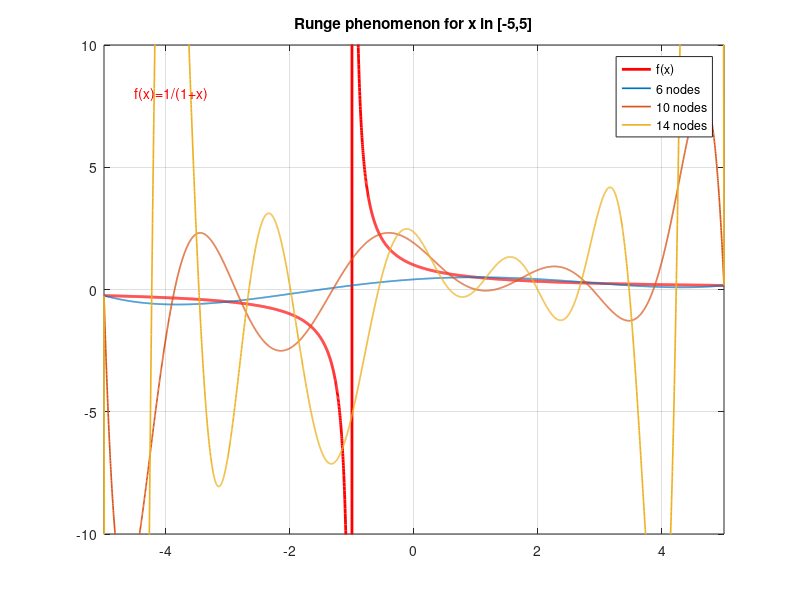

MATLAB code for this plot:
function runge
    clf; 
    hold on; 
    grid on; 
    box on;
    axis([-5 5 -10 10]);
    title('Runge phenomenon for x in [-5,5]'); 

    f = @(x) 1./(1+x);

    % --- 函數曲線（避開 x=-1） ---
    x = linspace(-5,5,4000);
    x = x(abs(x+1) > 1e-6);   % 去掉接近 -1 的點
    y = f(x);
    plot(x, y, 'r', 'LineWidth', 2);
    text(0.05,0.9,'f(x)=1/(1+x)','Units','normalized','Color','r');

    for n = [6 10 14]           % 設定節點數
        x_nodes = linspace(-5,5,n);
        x_nodes = x_nodes(abs(x_nodes+1) > 1e-8); % 刪掉 -1
        y_nodes = f(x_nodes);

        p = polyfit(x_nodes, y_nodes, numel(x_nodes)-1);
        f_interp = polyval(p, x);

        n_nodes = numel(x_nodes);
        label_str = sprintf('%d nodes', n_nodes);
        h = plot(x, f_interp);
        set(h, 'LineWidth', 1.2);
        set(h, 'DisplayName', label_str);
    end

    legend('f(x)','6 nodes','10 nodes','14 nodes','Location','best');
    hold off;
end
